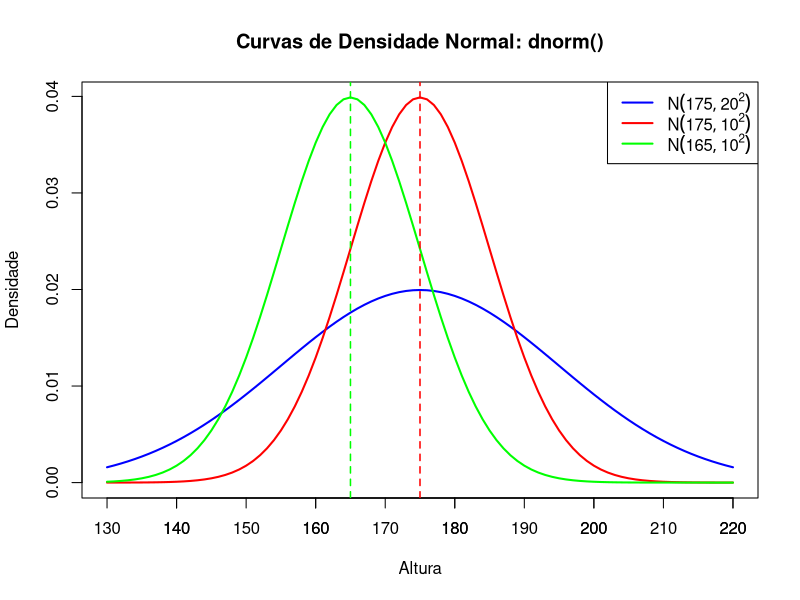

The R source for this figure:
# Eixo comum para as curvas
x <- seq(130, 220, by = 1)

# Curvas de densidade normal
y1 <- dnorm(x, mean = 175, sd = 20)
y2 <- dnorm(x, mean = 175, sd = 10)
y3 <- dnorm(x, mean = 165, sd = 10)

png("dnorm1.png", width = 1200, height = 700, res = 150)
# Plotar a primeira curva
plot(x, y1, type = "l", col = "blue", lwd = 2,
     ylim = c(0, max(y1, y2, y3)),
     xlab = "Altura", ylab = "Densidade",
     main = "Curvas de Densidade Normal: dnorm()")

axis(1, at = seq(130, 220, by = 10))
# Adicionar as outras curvas
lines(x, y2, col = "red", lwd = 2)
lines(x, y3, col = "green", lwd = 2)
# Linhas verticais nas médias
abline(v = 175, col = "red", lty = 2, lwd = 1.5)  # Média de y1 e y2
abline(v = 165, col = "green", lty = 2, lwd = 1.5) # Média de y3
# Adicionar legenda com notação matemática
legend("topright", legend = c(
  expression(paste(N(175, 20^2))),
  expression(paste(N(175, 10^2))),
  expression(paste(N(165, 10^2)))
), col = c("blue", "red", "green"), lwd = 2, lty = 1)

dev.off()

# Calcular densidade exatamente na média
d1 <- dnorm(175, mean = 175, sd = 20)
d2 <- dnorm(175, mean = 175, sd = 10)
d3 <- dnorm(165, mean = 165, sd = 10)


# Printar os valores no console
cat("Densidade em média y1 (N(175, 20²)):", round(d1, 4), "\n")
cat("Densidade em média y2 (N(175, 10²)):", round(d2, 4), "\n")
cat("Densidade em média y3 (N(165, 10²)):", round(d3, 4), "\n")